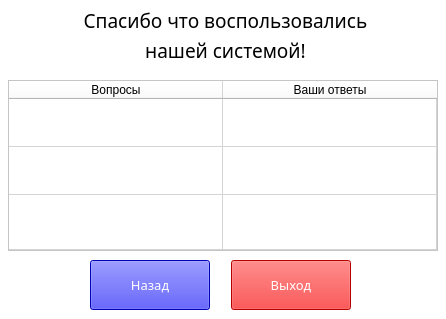
<?xml version="1.0" encoding="UTF-8"?>
<ui version="4.0">
 <class>MainWindow</class>
 <widget class="QMainWindow" name="MainWindow">
  <property name="geometry">
   <rect>
    <x>0</x>
    <y>0</y>
    <width>446</width>
    <height>319</height>
   </rect>
  </property>
  <property name="minimumSize">
   <size>
    <width>446</width>
    <height>319</height>
   </size>
  </property>
  <property name="maximumSize">
   <size>
    <width>446</width>
    <height>319</height>
   </size>
  </property>
  <property name="windowTitle">
   <string>MainWindow</string>
  </property>
  <property name="styleSheet">
   <string notr="true">background-color: rgb(255, 255, 255);</string>
  </property>
  <widget class="QWidget" name="centralwidget">
   <widget class="QLabel" name="label">
    <property name="geometry">
     <rect>
      <x>50</x>
      <y>0</y>
      <width>351</width>
      <height>41</height>
     </rect>
    </property>
    <property name="font">
     <font>
      <family>Segoe Print</family>
      <pointsize>14</pointsize>
      <weight>50</weight>
      <italic>false</italic>
      <bold>false</bold>
     </font>
    </property>
    <property name="styleSheet">
     <string notr="true">font: 14pt &quot;Segoe Print&quot;;</string>
    </property>
    <property name="text">
     <string>&lt;html&gt;&lt;head/&gt;&lt;body&gt;&lt;p align=&quot;center&quot;&gt;Спасибо что воспользовались&lt;/p&gt;&lt;/body&gt;&lt;/html&gt;</string>
    </property>
   </widget>
   <widget class="QLabel" name="label_2">
    <property name="geometry">
     <rect>
      <x>120</x>
      <y>30</y>
      <width>211</width>
      <height>41</height>
     </rect>
    </property>
    <property name="font">
     <font>
      <family>Segoe Print</family>
      <pointsize>14</pointsize>
      <weight>50</weight>
      <italic>false</italic>
      <bold>false</bold>
     </font>
    </property>
    <property name="styleSheet">
     <string notr="true">font: 14pt &quot;Segoe Print&quot;;</string>
    </property>
    <property name="text">
     <string>&lt;html&gt;&lt;head/&gt;&lt;body&gt;&lt;p align=&quot;center&quot;&gt;нашей системой!&lt;/p&gt;&lt;/body&gt;&lt;/html&gt;</string>
    </property>
   </widget>
   <widget class="QTableWidget" name="tableWidget">
    <property name="enabled">
     <bool>true</bool>
    </property>
    <property name="geometry">
     <rect>
      <x>8</x>
      <y>80</y>
      <width>430</width>
      <height>171</height>
     </rect>
    </property>
    <property name="minimumSize">
     <size>
      <width>430</width>
      <height>0</height>
     </size>
    </property>
    <property name="maximumSize">
     <size>
      <width>430</width>
      <height>500</height>
     </size>
    </property>
    <property name="font">
     <font>
      <family>Segoe UI Semibold</family>
      <pointsize>10</pointsize>
      <weight>75</weight>
      <italic>false</italic>
      <bold>true</bold>
     </font>
    </property>
    <property name="styleSheet">
     <string notr="true"/>
    </property>
    <property name="dragDropOverwriteMode">
     <bool>false</bool>
    </property>
    <property name="wordWrap">
     <bool>true</bool>
    </property>
    <attribute name="horizontalHeaderVisible">
     <bool>true</bool>
    </attribute>
    <attribute name="horizontalHeaderCascadingSectionResizes">
     <bool>false</bool>
    </attribute>
    <attribute name="horizontalHeaderDefaultSectionSize">
     <number>214</number>
    </attribute>
    <attribute name="horizontalHeaderHighlightSections">
     <bool>false</bool>
    </attribute>
    <attribute name="horizontalHeaderMinimumSectionSize">
     <number>45</number>
    </attribute>
    <attribute name="horizontalHeaderShowSortIndicator" stdset="0">
     <bool>false</bool>
    </attribute>
    <attribute name="horizontalHeaderStretchLastSection">
     <bool>false</bool>
    </attribute>
    <attribute name="verticalHeaderVisible">
     <bool>false</bool>
    </attribute>
    <attribute name="verticalHeaderCascadingSectionResizes">
     <bool>false</bool>
    </attribute>
    <attribute name="verticalHeaderDefaultSectionSize">
     <number>48</number>
    </attribute>
    <attribute name="verticalHeaderMinimumSectionSize">
     <number>30</number>
    </attribute>
    <attribute name="verticalHeaderStretchLastSection">
     <bool>true</bool>
    </attribute>
    <row>
     <property name="text">
      <string/>
     </property>
    </row>
    <row>
     <property name="text">
      <string/>
     </property>
    </row>
    <row>
     <property name="text">
      <string/>
     </property>
    </row>
    <column>
     <property name="text">
      <string>Вопросы</string>
     </property>
    </column>
    <column>
     <property name="text">
      <string>Ваши ответы</string>
     </property>
    </column>
    <item row="0" column="0">
     <property name="text">
      <string/>
     </property>
     <property name="flags">
      <set>ItemIsUserCheckable</set>
     </property>
    </item>
   </widget>
   <widget class="QPushButton" name="btn_back">
    <property name="geometry">
     <rect>
      <x>90</x>
      <y>260</y>
      <width>120</width>
      <height>50</height>
     </rect>
    </property>
    <property name="font">
     <font>
      <family>Segoe Print</family>
      <pointsize>10</pointsize>
      <weight>50</weight>
      <italic>false</italic>
      <bold>false</bold>
     </font>
    </property>
    <property name="styleSheet">
     <string notr="true">font: 10pt &quot;Segoe Print&quot;;
background-color: rgb(0, 0, 255);
color: rgb(255, 255, 255);</string>
    </property>
    <property name="text">
     <string>Назад</string>
    </property>
   </widget>
   <widget class="QPushButton" name="btn_exit">
    <property name="geometry">
     <rect>
      <x>231</x>
      <y>260</y>
      <width>120</width>
      <height>50</height>
     </rect>
    </property>
    <property name="font">
     <font>
      <family>Segoe Print</family>
      <pointsize>10</pointsize>
      <weight>50</weight>
      <italic>false</italic>
      <bold>false</bold>
     </font>
    </property>
    <property name="styleSheet">
     <string notr="true">background-color: rgb(255, 0, 0);
font: 10pt &quot;Segoe Print&quot;;
color: rgb(255, 255, 255);</string>
    </property>
    <property name="text">
     <string>Выход</string>
    </property>
   </widget>
  </widget>
 </widget>
 <resources/>
 <connections/>
</ui>
